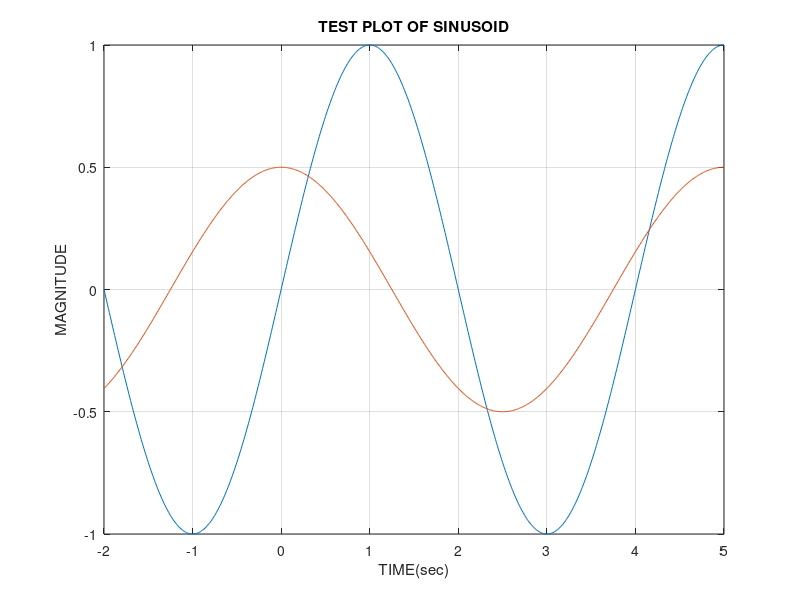

Write the MATLAB code that produced this figure.
t = -2 : 0.01 : 5;
x = sin(2*pi*0.25*t);
plot(t, x), grid on
title('TEST PLOT OF SINUSOID')
xlabel('TIME(sec)')
ylabel('MAGNITUDE')
hold
y = 0.5*cos(2*pi*0.2*t);
plot(t, y), grid on